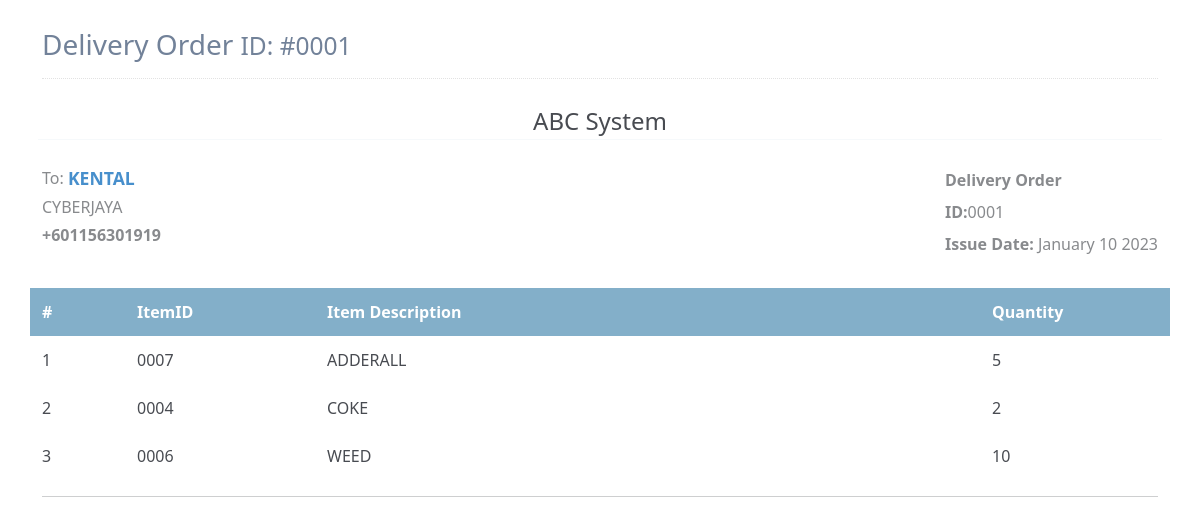
/deliveryorder/1/, run on the app's committed database.
### deliveryorder/models.py (models this page shows, shortened)
class DeliveryOrderForm(models.Model):
    deliveryOrderID = models.AutoField(unique=True,primary_key=True)
    vendorName = models.CharField(max_length=30)
    vendorAddress = models.CharField(max_length=200)
    recipientName = models.CharField(max_length=30)
    recipientPhone = PhoneNumberField(blank=False)
    recipientAddress = models.CharField(max_length=200)
    deliveryOrderStatus = models.IntegerField(default=Status.pending,choices=Status.choices)
    deliveryOrderDate = models.DateTimeField(default=timezone.now)
    def id(self):
        string = str("{:04d}".format(self.deliveryOrderID))
        return string
    def date(self):
        date = self.deliveryOrderDate.date()
        return date.strftime("%B %d %Y")

class TableList(models.Model):
    deliveryOrderID = models.ForeignKey(DeliveryOrderForm,on_delete = models.CASCADE)
    itemID = models.ForeignKey(Item,on_delete=models.PROTECT)
    itemQuantity = models.IntegerField(default=0)
    def item_ID(self):
        return self.itemID
    def item_description(self):
        return self.itemID.itemDescription

class Item(models.Model):
    itemID = models.AutoField(unique=True,primary_key=True)
    itemPrice = models.DecimalField(default=0,max_digits=19,decimal_places=2)
    itemDescription = models.CharField(max_length=30)
    def __str__(self):
        string = str("{:04d}".format(self.itemID))
        return string

### deliveryorder/views.py (the view)
# urls.py: path('<int:deliveryOrderID>/',views.details,name='details'),
def details(request,deliveryOrderID):
    deliveryOrderID = get_object_or_404(DeliveryOrderForm,pk = deliveryOrderID)
    return render(request,'deliveryorder/details.html',{'deliveryOrderID':deliveryOrderID})

### deliveryorder/templates/deliveryorder/details.html (shortened to what this page needs)
<html>
<head>
    <link href="https://cdn.jsdelivr.net/npm/bootstrap@5.0.2/dist/css/bootstrap.min.css" rel="stylesheet">
    <link href="https://cdn.jsdelivr.net/npm/bootstrap@5.0.2/dist/css/bootstrap.min.css" rel="stylesheet">
</head>
<body>
    <div class="page-content container">
        <div class="page-header text-blue-d2">
            <h1 class="page-title text-secondary-d1">
                Delivery Order
                <small class="page-info">
                    ID: #{{deliveryOrderID.id}}
                </small>
            </h1>
        </div>
        <div class="container px-0">
            <div class="row mt-4">
                <div class="col-12 col-lg-12">
                    <div class="row">
                        <div class="col-12">
                            <div class="text-center text-150">
                                <span class="text-default-d3">ABC System</span>
                            </div>
                        </div>
                    </div>
                    <hr class="row brc-default-l1 mx-n1 mb-4" />
                    <div class="row">
                        <div class="col-sm-6">
                            <div>
                                <span class="text-sm text-grey-m2 align-middle">To:</span>
                                <span class="text-600 text-110 text-blue align-middle">{{deliveryOrderID.recipientName}}</span>
                            </div>
                            <div class="text-grey-m2">
                                <div class="my-1">
                                {{deliveryOrderID.recipientAddress}}
                                </div>
                                <div class="my-1"> <b class="text-600">{{deliveryOrderID.recipientPhone}}</b></div>
                            </div>
                        </div>
                        <div class="text-95 col-sm-6 align-self-start d-sm-flex justify-content-end">
                            <div class="text-grey-m2">
                                <div class="mt-1 mb-2 text-secondary-m1 text-600 text-125">
                                    Delivery Order
                                </div>
                                <div class="my-2"> <span class="text-600 text-90">ID:</span>{{deliveryOrderID.id}}</div>
                                <div class="my-2"> <span class="text-600 text-90">Issue Date:</span> {{deliveryOrderID.date}}</div>
                            </div>
                        </div>
                    </div>
                    <div class="mt-4">
                        <div class="row text-600 text-white bgc-default-tp1 py-25">
                            <div class="d-none d-sm-block col-sm-1">#</div>
                            <div class="col-9 col-sm-2">ItemID</div>
                            <div class="d-none d-sm-block  col-sm-7">Item Description</div>
                            <div class="d-none d-sm-block col-sm-2">Quantity</div>
                        </div>
                    {% for tablelist in deliveryOrderID.tablelist_set.all %}
                        <div class="text-95 text-secondary-d3">
                            <div class="row mb-2 mb-sm-0 py-25">
                                <div class="d-none d-sm-block col-sm-1">{{forloop.counter}}</div>
                                <div class="col-9 col-sm-2">{{tablelist.item_ID}}</div>
                                <div class="d-none d-sm-block col-sm-7">{{tablelist.item_description}}</div>
                                <div class="d-none d-sm-block col-sm-2 ">{{tablelist.itemQuantity}}</div>
                            </div>
                    {%endfor%}
                        <hr />
                    </div>
                </div>
            </div>
        </div>
    </div>
</body>
</html>

### deliveryorder/templates/deliveryorder/details.html (style rules this page uses)
body { margin-top:20px; color: #484b51; }
.text-secondary-d1 { color: #728299!important; }
.page-header { margin: 0 0 1rem; padding-bottom: 1rem; padding-top: .5rem; border-bottom: 1px dotted #e2e2e2; display: -ms-flexbox; display: flex; -ms-flex-pack: justify; justify-content: space-between; -ms-flex-align: center; align-items: center; }
.page-title { padding: 0; margin: 0; font-size: 1.75rem; font-weight: 300; }
.brc-default-l1 { border-color: #dce9f0!important; }
.ml-n1, .mx-n1 { margin-left: -.25rem!important; }
.mr-n1, .mx-n1 { margin-right: -.25rem!important; }
.mb-4, .my-4 { margin-bottom: 1.5rem!important; }
hr { margin-top: 1rem; margin-bottom: 1rem; border: 0; border-top: 1px solid rgba(0,0,0,.1); }
.text-grey-m2 { color: #888a8d!important; }
.font-bolder, .text-600 { font-weight: 600!important; }
.text-110 { font-size: 110%!important; }
.text-blue { color: #478fcc!important; }
.pb-25, .py-25 { padding-bottom: .75rem!important; }
.pt-25, .py-25 { padding-top: .75rem!important; }
.bgc-default-tp1 { background-color: rgba(121,169,197,.92)!important; }
.text-150 { font-size: 150%!important; }

### data on the page
DeliveryOrderForm: id "0001", recipientName "KENTAL", recipientAddress "CYBERJAYA", recipientPhone "+601156301919", date "January 10 2023"
TableList: item_ID "0007", item_description "ADDERALL", itemQuantity "5"
TableList: item_ID "0004", item_description "COKE", itemQuantity "2"
TableList: item_ID "0006", item_description "WEED", itemQuantity "10"
